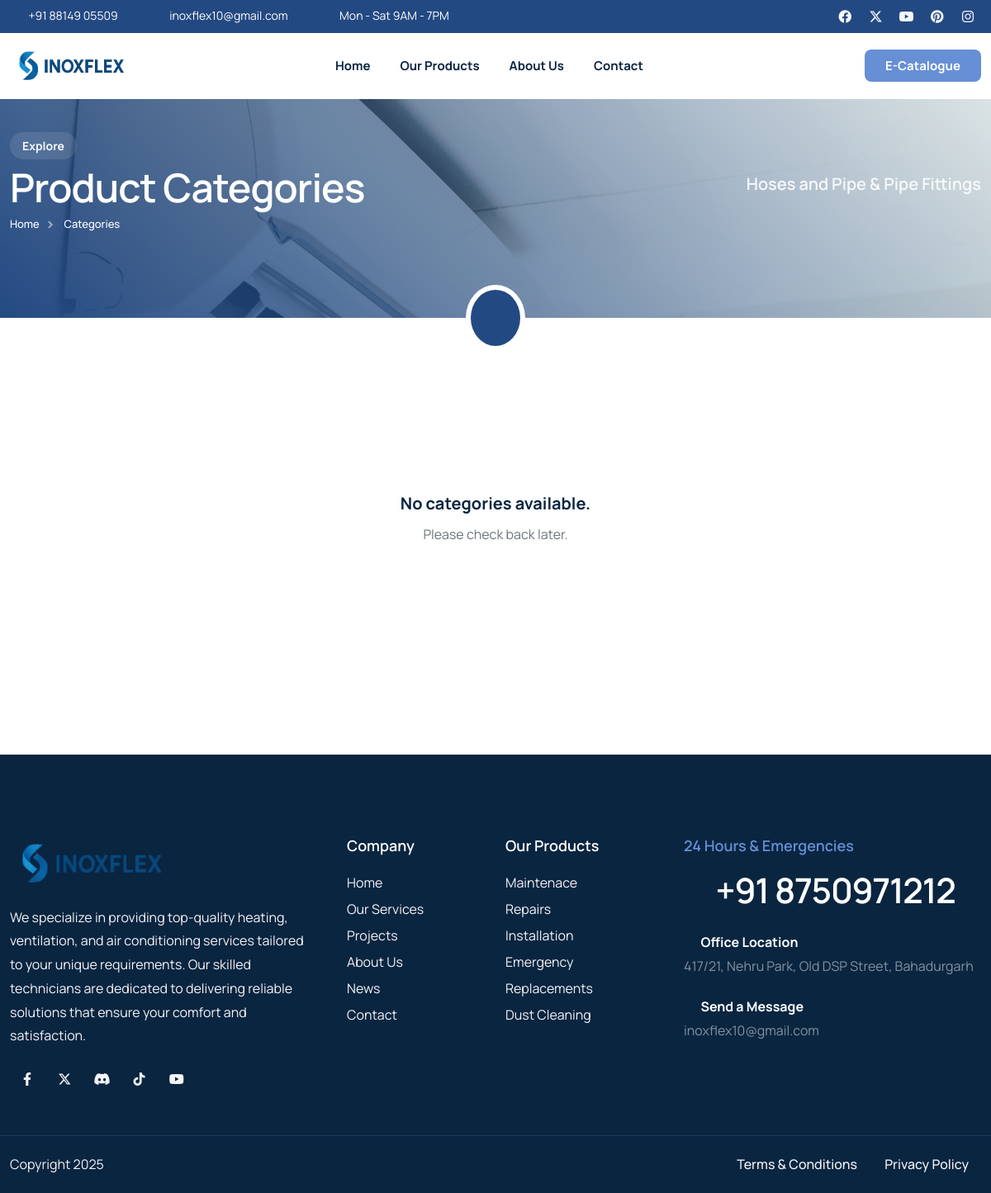
Page /categories/ on the earlier database version.
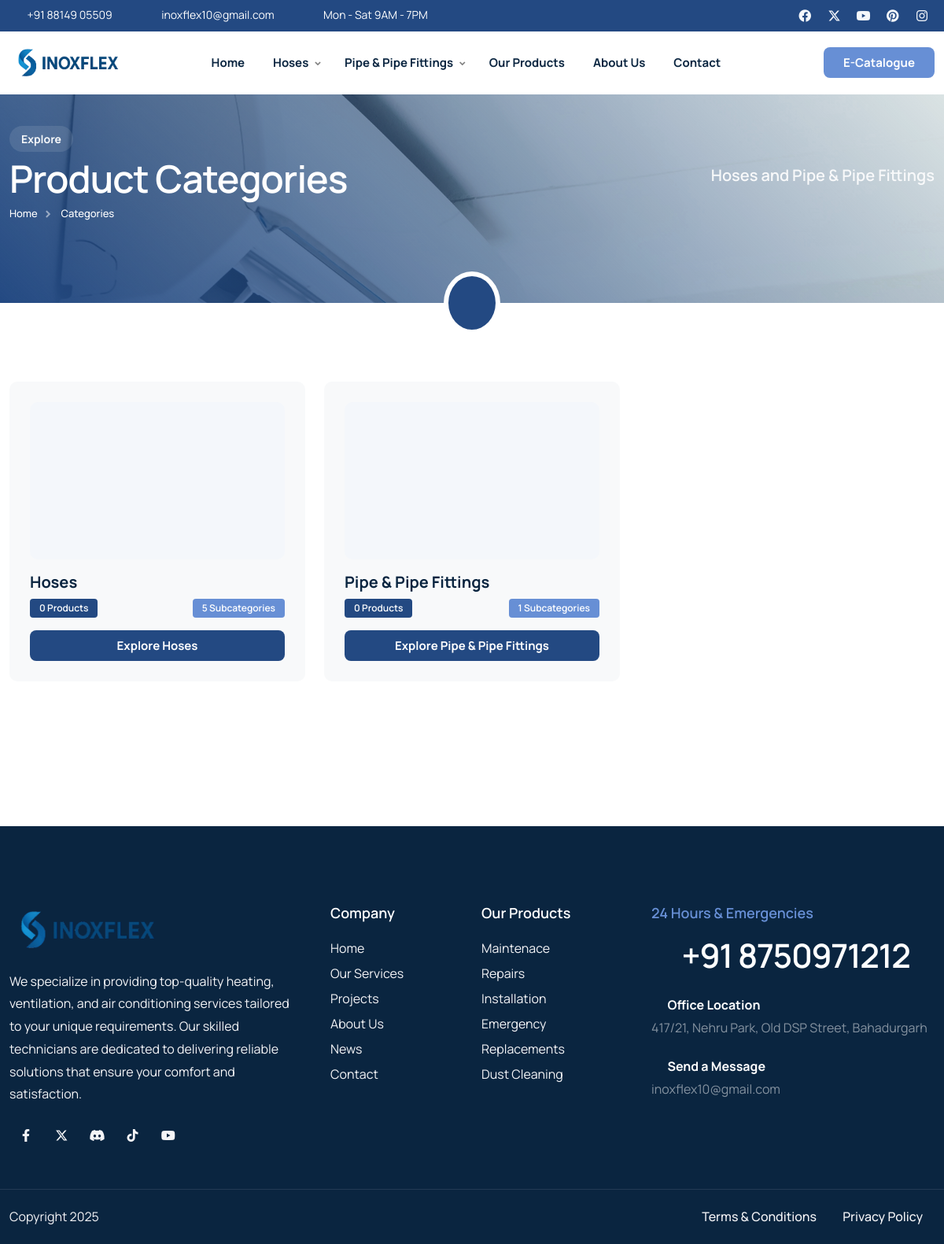
Same page on the later database version.
### home/models.py (models this page shows, shortened)
class Category(models.Model):
    name = models.CharField(max_length=100)
    slug = models.SlugField(blank=True, null=True)
    description = RichTextField(blank=True, null=True)
    image = models.ImageField(upload_to='categories/', blank=True, null=True)
    status = models.BooleanField(default=True)
    created_at = models.DateTimeField(auto_now_add=True)
    updated_at = models.DateTimeField(auto_now=True)

### home/views.py (the view)
# urls.py: path('categories/', views.category_list, name='category_list'),
def category_list(request):
    categories = Category.objects.filter(status=True)
    context = {
        'categories': categories,
    }
    return render(request, 'categories/list.html', context)

### home/context_processors.py (called while the page is built)
def categories(request):
    categories = Category.objects.filter(status=True).prefetch_related('subcategories')
    return {
        'categories': categories,
    }

### templates/categories/list.html (shortened to what this page needs)
{% load static %}
<!DOCTYPE html>
<html lang="en">
{% include "head.html" %}
<body>
    <div id="wrapper">
        {% include "header.html" %}
        <div class="no-bottom no-top" id="content">
            <section id="subheader" class="jarallax text-light">
                <img src="{% static 'images/background/11.webp' %}" class="jarallax-img" alt="">
                <div class="container relative z-index-1000">
                    <div class="row align-items-center">
                        <div class="col-lg-6">
                            <div class="subtitle s2 bg-color text-light wow fadeInUp mb-2">Explore</div>
                            <h1>Product Categories</h1>
                            <ul class="crumb">
                                <li><a href="{% url 'homepage' %}">Home</a></li>
                                <li class="active">Categories</li>
                            </ul>
                        </div>
                        <div class="col-lg-6 text-lg-end">
                            <div class="fs-20 fw-600 no-bottom sm-hide">Hoses and Pipe & Pipe Fittings</div>
                        </div>
                    </div>
                </div>
                <div class="de-overlay"></div>
            </section>
            <div class="bg-color relative z-index-1000 mt-40 mb40">
                <div class="border-white-6 text-center bg-color text-white w-84px h-80px p-3 circle absolute abs-center sm-hide" alt="">
                    <i class="icofont-list fs-36"></i>
                </div>
            </div>
            <section>
                <div class="container">
                    <div class="row g-4">
                        {% if categories %}
                            {% for category in categories %}
                            <div class="col-lg-4 col-md-6">
                                <a href="{% url 'category_detail' slug=category.slug %}" class="text-decoration-none">
                                    <div class="category-card bg-light p-4 rounded-10 h-100">
                                        {% if category.image %}
                                            <img src="{{ category.image.url }}" class="img-fluid rounded-10 mb-3" alt="{{ category.name }}" style="height: 200px; width: 100%; object-fit: cover;">
                                        {% else %}
                                            <div class="category-icon-placeholder bg-color-3 rounded-10 mb-3 d-flex align-items-center justify-content-center" style="height: 200px;">
                                                <i class="icofont-box fs-48 text-muted"></i>
                                            </div>
                                        {% endif %}
                                        <h4 class="mb-2">{{ category.name }}</h4>
                                        <div class="d-flex justify-content-between align-items-center">
                                            <span class="badge bg-color text-white">
                                                {{ category.products.count }} Products
                                            </span>
                                            {% if category.subcategories.count > 0 %}
                                            <span class="badge bg-color-2 text-white">
                                                {{ category.subcategories.count }} Subcategories
                                            </span>
                                            {% endif %}
                                        </div>
                                        <div class="mt-3">
                                            <span class="btn-main btn-sm w-100">Explore {{ category.name }}</span>
                                        </div>
                                    </div>
                                </a>
                            </div>
                            {% endfor %}
                        {% else %}
                            <div class="col-12 text-center py-5">
                                <i class="icofont-box fs-48 text-muted mb-3"></i>
                                <h4>No categories available.</h4>
                                <p class="text-muted">Please check back later.</p>
                            </div>
                        {% endif %}
                        <div class="spacer-double"></div>
                    </div>
                </div>
            </section>
        </div>
        {% include "footer.html" %}
    </div>
</body>
</html>

### templates/head.html (shortened to what this page needs)
{% load static %}
<head>
    <link href="{% static "css/bootstrap.min.css" %}" rel="stylesheet" type="text/css" id="bootstrap">
    <link href="{% static "css/plugins.css" %}" rel="stylesheet" type="text/css" >
    <link href="{% static "css/swiper.css" %}" rel="stylesheet" type="text/css" >
    <link href="{% static "css/style.css" %}" rel="stylesheet" type="text/css" >
    <link href="{% static "css/coloring.css" %}" rel="stylesheet" type="text/css" >
    <link id="colors" href="{% static "css/colors/scheme-01.css" %}" rel="stylesheet" type="text/css" >
</head>

### templates/header.html (shortened to what this page needs)
{% load static %}
<header class="header-light scroll-light has-topbar">
    <div id="topbar">
        <div class="container">
            <div class="row">
                <div class="col-lg-12">
                    <div class="d-flex justify-content-between xs-hide">
                        <div class="header-widget d-flex">
                            <div class="topbar-widget"><a href="tel:+918814905509"><i class="icofont-phone"></i>+91 88149 05509</a></div>
                            <div class="topbar-widget"><a href="mailto:inoxflex10@gmail.com"><i class="icofont-envelope"></i>inoxflex10@gmail.com</a></div>
                            <div class="topbar-widget"><a href="#"><i class="icofont-wall-clock"></i>Mon - Sat 9AM - 7PM</a></div>
                        </div>
                        <div class="social-icons">
                            <a href="#"><i class="fa-brands fa-facebook fa-lg"></i></a>
                            <a href="#"><i class="fa-brands fa-x-twitter fa-lg"></i></a>
                            <a href="#"><i class="fa-brands fa-youtube fa-lg"></i></a>
                            <a href="#"><i class="fa-brands fa-pinterest fa-lg"></i></a>
                            <a href="#"><i class="fa-brands fa-instagram fa-lg"></i></a>
                        </div>
                    </div>
                </div>
            </div>
        </div>
    </div>
    <div class="container">
        <div class="row">
            <div class="col-md-12">
                <div class="de-flex sm-pt10">
                    <div class="de-flex-col">
                        <div id="logo">
                            <a href="{% url 'homepage' %}">
                                <img class="logo-main" src="{% static 'images/logo/logo.png' %}" alt="" width="150" height="50" style="object-fit: contain;">
                            </a>
                        </div>
                    </div>
                    <div class="de-flex-col header-col-mid">
                        <ul id="mainmenu">
                            <li><a class="menu-item" href="{% url 'homepage' %}">Home</a></li>
                            {% for category in categories %}
                            <li><a class="menu-item" href="{% url 'category_detail' slug=category.slug %}">{{ category.name }}</a>
                            </li>
                            {% endfor %}
                            <li><a class="menu-item" href="{% url 'product_list' %}">Our Products</a></li>
                            <li><a class="menu-item" href="{% url 'about' %}">About Us</a></li>
                            <li><a class="menu-item" href="{% url 'contact' %}">Contact</a></li>
                        </ul>
                    </div>
                    <div class="de-flex-col">
                        <div class="menu_side_area">
                            <a href="{% url 'contact' %}" class="btn-main bg-color-2">E-Catalogue</a>
                        </div>
                    </div>
                </div>
            </div>
        </div>
    </div>
</header>

### templates/footer.html (shortened to what this page needs)
{% load static %}
<footer class="section-dark">
    <div class="container">
        <div class="row gx-5">
            <div class="col-lg-4 col-sm-6">
                <img src="{% static "images/logo/logo.png" %}" alt="" width="200">
                <div class="spacer-20"></div>
                <p>We specialize in providing top-quality heating, ventilation, and air conditioning services tailored to your unique requirements. Our skilled technicians are dedicated to delivering reliable solutions that ensure your comfort and satisfaction.</p>
                <div class="social-icons mb-sm-30">
                    <a href="#"><i class="fa-brands fa-facebook-f"></i></a>
                    <a href="#"><i class="fa-brands fa-x-twitter"></i></a>
                    <a href="#"><i class="fa-brands fa-discord"></i></a>
                    <a href="#"><i class="fa-brands fa-tiktok"></i></a>
                    <a href="#"><i class="fa-brands fa-youtube"></i></a>
                </div>
            </div>
            <div class="col-lg-4 col-sm-12 order-lg-1 order-sm-2">
                <div class="row">
                    <div class="col-lg-6 col-sm-6">
                        <div class="widget">
                            <h5>Company</h5>
                            <ul>
                                <li><a href="#">Home</a></li>
                                <li><a href="#">Our Services</a></li>
                                <li><a href="#">Projects</a></li>
                                <li><a href="#">About Us</a></li>
                                <li><a href="#">News</a></li>
                                <li><a href="#">Contact</a></li>
                            </ul>
                        </div>
                    </div>
                    <div class="col-lg-6 col-sm-6">
                        <div class="widget">
                            <h5>Our Products</h5>
                            <ul>
                                <li><a href="#">Maintenace</a></li>
                                <li><a href="#">Repairs</a></li>
                                <li><a href="#">Installation</a></li>
                                <li><a href="#">Emergency</a></li>
                                <li><a href="#">Replacements</a></li>
                                <li><a href="#">Dust Cleaning</a></li>
                            </ul>
                        </div>
                    </div>
                </div>
            </div>
            <div class="col-lg-4 col-sm-6 order-lg-2 order-sm-1">
                <div class="widget">
                    <h5 class="id-color-2">24 Hours &amp; Emergencies</h5>
                    <h2 class="jarallax mb0 wow fadeInUp" data-wow-delay=".2s">
                        <a href="tel:+918750971212" class="text-decoration-none text-white hover-color-2">
                            <i class="icofont-phone-circle id-color-2"></i> +91 8750971212
                        </a>
                    </h2>
                    <div class="spacer-20"></div>
                    <div class="fw-bold text-white"><i class="icofont-location-pin me-2 id-color-2"></i>Office Location</div>
                    <a href="https://www.google.com/maps/search/?api=1&query=417/21,+Nehru+Park,+Old+DSP+Street,+Bahadurgarh" target="_blank" class="text-decoration-none text-white-50 hover-color-2">
                        417/21, Nehru Park, Old DSP Street, Bahadurgarh
                    </a>
                    <div class="spacer-20"></div>
                    <div class="fw-bold text-white"><i class="icofont-envelope me-2 id-color-2"></i>Send a Message</div>
                    <a href="mailto:inoxflex10@gmail.com" class="text-decoration-none text-white-50 hover-color-2">
                        inoxflex10@gmail.com
                    </a>
                </div>
            </div>
        </div>
    </div>
    <div class="subfooter">
        <div class="container">
            <div class="row">
                <div class="col-md-12">
                    <div class="de-flex">
                        <div class="de-flex-col">
                            Copyright 2025
                        </div>
                        <ul class="menu-simple">
                            <li><a href="{% url 'terms' %}">Terms &amp; Conditions</a></li>
                            <li><a href="{% url 'privacy' %}">Privacy Policy</a></li>
                        </ul>
                    </div>
                </div>
            </div>
        </div>
    </div>
</footer>

### static/css/colors/scheme-01.css (style rules this page uses)
:root { --primary-color: #234982; --primary-color-rgb: 35, 73, 130; --secondary-color: #678fd5; --secondary-color-rgb: 103, 143, 213; --tertiary-color: #F4F7FB; --tertiary-color-rgb: 244, 247, 251; }

### templates/header.html (style rules this page uses)
.topbar-widget a[href^="tel"], .topbar-widget a[href^="mailto"] { transition: all 0.3s ease; position: relative; }

### templates/footer.html (style rules this page uses)
.hover-color-2 { transition: color 0.3s ease, opacity 0.3s ease; }
footer .widget a[href*="google.com/maps"] { display: inline-block; position: relative; }
footer .widget a[href^="mailto"] { display: inline-block; }
footer a[href^="tel"], footer a[href^="mailto"], footer a[href*="maps"] { cursor: pointer; }

### templates/categories/list.html (style rules this page uses)
.category-card { transition: all 0.3s ease; border: 2px solid transparent; position: relative; overflow: hidden; }
.category-card::before { content: ''; position: absolute; top: 0; left: -100%; width: 100%; height: 100%; background: linear-gradient(90deg, transparent, rgba(74, 158, 255, 0.1), transparent); transition: left 0.5s ease; }
.badge { font-size: 12px; padding: 6px 12px; font-weight: 600; }

Differences in the rows shown:
added Category: name "Hoses", products.count "0", subcategories.count "5"
added Category: name "Pipe & Pipe Fittings", products.count "0", subcategories.count "1"
Other differences:
text no longer shown: "No categories available. Please check back later."
